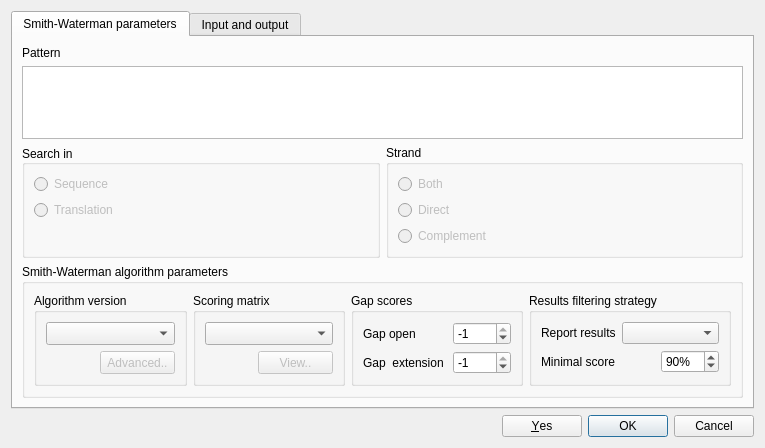
<?xml version="1.0" encoding="UTF-8"?>
<ui version="4.0">
 <class>SmithWatermanDialogBase</class>
 <widget class="QWidget" name="SmithWatermanDialogBase">
  <property name="geometry">
   <rect>
    <x>0</x>
    <y>0</y>
    <width>765</width>
    <height>448</height>
   </rect>
  </property>
  <property name="sizePolicy">
   <sizepolicy hsizetype="Maximum" vsizetype="Maximum">
    <horstretch>0</horstretch>
    <verstretch>0</verstretch>
   </sizepolicy>
  </property>
  <property name="minimumSize">
   <size>
    <width>0</width>
    <height>0</height>
   </size>
  </property>
  <property name="maximumSize">
   <size>
    <width>10000</width>
    <height>10000</height>
   </size>
  </property>
  <property name="windowTitle">
   <string>Smith-Waterman Search</string>
  </property>
  <layout class="QVBoxLayout" name="verticalLayout_3">
   <item>
    <widget class="QTabWidget" name="tabWidget">
     <property name="currentIndex">
      <number>0</number>
     </property>
     <widget class="QWidget" name="SW_params_tab">
      <attribute name="title">
       <string>Smith-Waterman parameters</string>
      </attribute>
      <layout class="QVBoxLayout" name="verticalLayout_6">
       <item>
        <widget class="QLabel" name="lblPattern">
         <property name="text">
          <string>Pattern</string>
         </property>
        </widget>
       </item>
       <item>
        <widget class="QTextEdit" name="teditPattern">
         <property name="sizePolicy">
          <sizepolicy hsizetype="Expanding" vsizetype="Expanding">
           <horstretch>0</horstretch>
           <verstretch>0</verstretch>
          </sizepolicy>
         </property>
         <property name="minimumSize">
          <size>
           <width>0</width>
           <height>0</height>
          </size>
         </property>
         <property name="maximumSize">
          <size>
           <width>100000</width>
           <height>100000</height>
          </size>
         </property>
         <property name="tabChangesFocus">
          <bool>true</bool>
         </property>
         <property name="tabStopWidth">
          <number>0</number>
         </property>
        </widget>
       </item>
       <item>
        <layout class="QHBoxLayout" name="horizontalLayout_4" stretch="1,1,1">
         <property name="sizeConstraint">
          <enum>QLayout::SetFixedSize</enum>
         </property>
         <item>
          <widget class="QGroupBox" name="gbTransl">
           <property name="sizePolicy">
            <sizepolicy hsizetype="Minimum" vsizetype="Fixed">
             <horstretch>0</horstretch>
             <verstretch>0</verstretch>
            </sizepolicy>
           </property>
           <property name="maximumSize">
            <size>
             <width>1000</width>
             <height>1000</height>
            </size>
           </property>
           <property name="title">
            <string>Search in</string>
           </property>
           <property name="alignment">
            <set>Qt::AlignLeading|Qt::AlignLeft|Qt::AlignVCenter</set>
           </property>
           <property name="checkable">
            <bool>false</bool>
           </property>
           <layout class="QVBoxLayout" name="verticalLayout_2">
            <item>
             <widget class="QRadioButton" name="radioSequence">
              <property name="enabled">
               <bool>false</bool>
              </property>
              <property name="text">
               <string>Sequence</string>
              </property>
              <property name="checkable">
               <bool>true</bool>
              </property>
              <property name="checked">
               <bool>false</bool>
              </property>
              <property name="autoExclusive">
               <bool>true</bool>
              </property>
             </widget>
            </item>
            <item>
             <widget class="QRadioButton" name="radioTranslation">
              <property name="enabled">
               <bool>false</bool>
              </property>
              <property name="text">
               <string>Translation</string>
              </property>
             </widget>
            </item>
            <item>
             <spacer name="verticalSpacer">
              <property name="orientation">
               <enum>Qt::Vertical</enum>
              </property>
              <property name="sizeHint" stdset="0">
               <size>
                <width>20</width>
                <height>2</height>
               </size>
              </property>
             </spacer>
            </item>
           </layout>
          </widget>
         </item>
         <item>
          <widget class="QGroupBox" name="gbDirect">
           <property name="sizePolicy">
            <sizepolicy hsizetype="Minimum" vsizetype="Fixed">
             <horstretch>0</horstretch>
             <verstretch>0</verstretch>
            </sizepolicy>
           </property>
           <property name="maximumSize">
            <size>
             <width>1000</width>
             <height>1000</height>
            </size>
           </property>
           <property name="title">
            <string>Strand</string>
           </property>
           <layout class="QVBoxLayout" name="verticalLayout">
            <item>
             <widget class="QRadioButton" name="radioBoth">
              <property name="enabled">
               <bool>false</bool>
              </property>
              <property name="text">
               <string>Both</string>
              </property>
             </widget>
            </item>
            <item>
             <widget class="QRadioButton" name="radioDirect">
              <property name="enabled">
               <bool>false</bool>
              </property>
              <property name="text">
               <string>Direct</string>
              </property>
             </widget>
            </item>
            <item>
             <widget class="QRadioButton" name="radioComplement">
              <property name="enabled">
               <bool>false</bool>
              </property>
              <property name="text">
               <string>Complement</string>
              </property>
             </widget>
            </item>
           </layout>
          </widget>
         </item>
         <item>
          <layout class="QHBoxLayout" name="rangeSelectorLayout">
           <property name="sizeConstraint">
            <enum>QLayout::SetMinimumSize</enum>
           </property>
          </layout>
         </item>
        </layout>
       </item>
       <item>
        <widget class="QGroupBox" name="gbAlgorithm">
         <property name="title">
          <string>Smith-Waterman algorithm parameters</string>
         </property>
         <layout class="QHBoxLayout" name="horizontalLayout">
          <item>
           <widget class="QGroupBox" name="gbRealization">
            <property name="title">
             <string>Algorithm version</string>
            </property>
            <layout class="QGridLayout" name="gridLayout_3">
             <item row="0" column="0" colspan="2">
              <widget class="QComboBox" name="comboRealization">
               <property name="sizePolicy">
                <sizepolicy hsizetype="Expanding" vsizetype="Fixed">
                 <horstretch>0</horstretch>
                 <verstretch>0</verstretch>
                </sizepolicy>
               </property>
               <property name="minimumSize">
                <size>
                 <width>120</width>
                 <height>0</height>
                </size>
               </property>
               <property name="maximumSize">
                <size>
                 <width>1000</width>
                 <height>1000</height>
                </size>
               </property>
              </widget>
             </item>
             <item row="1" column="0">
              <spacer name="horizontalSpacer">
               <property name="orientation">
                <enum>Qt::Horizontal</enum>
               </property>
               <property name="sizeHint" stdset="0">
                <size>
                 <width>48</width>
                 <height>20</height>
                </size>
               </property>
              </spacer>
             </item>
             <item row="1" column="1">
              <widget class="QPushButton" name="bttnAdvanced">
               <property name="enabled">
                <bool>false</bool>
               </property>
               <property name="maximumSize">
                <size>
                 <width>75</width>
                 <height>23</height>
                </size>
               </property>
               <property name="text">
                <string>Advanced..</string>
               </property>
              </widget>
             </item>
            </layout>
           </widget>
          </item>
          <item>
           <widget class="QGroupBox" name="gbSubstMatrix">
            <property name="maximumSize">
             <size>
              <width>1000</width>
              <height>1000</height>
             </size>
            </property>
            <property name="title">
             <string>Scoring matrix</string>
            </property>
            <layout class="QGridLayout" name="gridLayout_4">
             <item row="0" column="0" colspan="2">
              <widget class="QComboBox" name="comboMatrix">
               <property name="sizePolicy">
                <sizepolicy hsizetype="Expanding" vsizetype="Fixed">
                 <horstretch>0</horstretch>
                 <verstretch>0</verstretch>
                </sizepolicy>
               </property>
               <property name="minimumSize">
                <size>
                 <width>120</width>
                 <height>0</height>
                </size>
               </property>
               <property name="maximumSize">
                <size>
                 <width>1000</width>
                 <height>1000</height>
                </size>
               </property>
              </widget>
             </item>
             <item row="1" column="0">
              <spacer name="horizontalSpacer_6">
               <property name="orientation">
                <enum>Qt::Horizontal</enum>
               </property>
               <property name="sizeHint" stdset="0">
                <size>
                 <width>47</width>
                 <height>20</height>
                </size>
               </property>
              </spacer>
             </item>
             <item row="1" column="1">
              <widget class="QPushButton" name="bttnViewMatrix">
               <property name="enabled">
                <bool>false</bool>
               </property>
               <property name="maximumSize">
                <size>
                 <width>75</width>
                 <height>23</height>
                </size>
               </property>
               <property name="text">
                <string>View..</string>
               </property>
               <property name="flat">
                <bool>false</bool>
               </property>
              </widget>
             </item>
            </layout>
           </widget>
          </item>
          <item>
           <widget class="QGroupBox" name="gbGapModel">
            <property name="title">
             <string>Gap scores</string>
            </property>
            <layout class="QGridLayout" name="gridLayout">
             <item row="0" column="0">
              <widget class="QLabel" name="lblGapOpen">
               <property name="text">
                <string>Gap open</string>
               </property>
              </widget>
             </item>
             <item row="1" column="0">
              <widget class="QLabel" name="lblGapExtd">
               <property name="text">
                <string>Gap  extension </string>
               </property>
              </widget>
             </item>
             <item row="0" column="1">
              <widget class="QSpinBox" name="spinGapOpen">
               <property name="minimum">
                <number>-4096</number>
               </property>
               <property name="maximum">
                <number>-1</number>
               </property>
               <property name="value">
                <number>-1</number>
               </property>
              </widget>
             </item>
             <item row="1" column="1">
              <widget class="QSpinBox" name="spinGapExtd">
               <property name="minimum">
                <number>-4096</number>
               </property>
               <property name="maximum">
                <number>-1</number>
               </property>
              </widget>
             </item>
            </layout>
           </widget>
          </item>
          <item>
           <widget class="QGroupBox" name="gbResultFilter">
            <property name="title">
             <string>Results filtering strategy</string>
            </property>
            <layout class="QGridLayout" name="gridLayout_2">
             <item row="1" column="0">
              <layout class="QHBoxLayout" name="horizontalLayout_2">
               <item>
                <widget class="QLabel" name="lblScorePercent">
                 <property name="text">
                  <string>Minimal score</string>
                 </property>
                </widget>
               </item>
               <item>
                <spacer name="horizontalSpacer_4">
                 <property name="orientation">
                  <enum>Qt::Horizontal</enum>
                 </property>
                 <property name="sizeHint" stdset="0">
                  <size>
                   <width>40</width>
                   <height>20</height>
                  </size>
                 </property>
                </spacer>
               </item>
               <item>
                <widget class="QSpinBox" name="spinScorePercent">
                 <property name="sizePolicy">
                  <sizepolicy hsizetype="Expanding" vsizetype="Fixed">
                   <horstretch>0</horstretch>
                   <verstretch>0</verstretch>
                  </sizepolicy>
                 </property>
                 <property name="suffix">
                  <string>%</string>
                 </property>
                 <property name="minimum">
                  <number>1</number>
                 </property>
                 <property name="maximum">
                  <number>100</number>
                 </property>
                 <property name="value">
                  <number>90</number>
                 </property>
                </widget>
               </item>
              </layout>
             </item>
             <item row="0" column="0">
              <layout class="QHBoxLayout" name="horizontalLayout_3">
               <item>
                <widget class="QLabel" name="lblReportResultStrategy">
                 <property name="text">
                  <string>Report results</string>
                 </property>
                </widget>
               </item>
               <item>
                <widget class="QComboBox" name="comboResultFilter">
                 <property name="sizePolicy">
                  <sizepolicy hsizetype="Expanding" vsizetype="Fixed">
                   <horstretch>0</horstretch>
                   <verstretch>0</verstretch>
                  </sizepolicy>
                 </property>
                </widget>
               </item>
              </layout>
             </item>
            </layout>
           </widget>
          </item>
         </layout>
        </widget>
       </item>
      </layout>
     </widget>
     <widget class="QWidget" name="Input_output_tab">
      <attribute name="title">
       <string>Input and output</string>
      </attribute>
      <layout class="QVBoxLayout" name="verticalLayout_7">
       <item>
        <layout class="QHBoxLayout" name="saveResultVariantsLayout">
         <property name="sizeConstraint">
          <enum>QLayout::SetDefaultConstraint</enum>
         </property>
         <property name="bottomMargin">
          <number>0</number>
         </property>
         <item>
          <widget class="QLabel" name="saveResultAsLabel">
           <property name="sizePolicy">
            <sizepolicy hsizetype="Preferred" vsizetype="Preferred">
             <horstretch>0</horstretch>
             <verstretch>0</verstretch>
            </sizepolicy>
           </property>
           <property name="minimumSize">
            <size>
             <width>117</width>
             <height>0</height>
            </size>
           </property>
           <property name="maximumSize">
            <size>
             <width>80</width>
             <height>16777215</height>
            </size>
           </property>
           <property name="text">
            <string>Save results as</string>
           </property>
           <property name="buddy">
            <cstring>resultViewVariants</cstring>
           </property>
          </widget>
         </item>
         <item>
          <widget class="QComboBox" name="resultViewVariants">
           <property name="insertPolicy">
            <enum>QComboBox::InsertAtTop</enum>
           </property>
          </widget>
         </item>
        </layout>
       </item>
       <item>
        <layout class="QVBoxLayout" name="verticalLayout_4">
         <item>
          <widget class="QWidget" name="annotationsWidget" native="true">
           <property name="sizePolicy">
            <sizepolicy hsizetype="Expanding" vsizetype="Maximum">
             <horstretch>0</horstretch>
             <verstretch>0</verstretch>
            </sizepolicy>
           </property>
           <property name="minimumSize">
            <size>
             <width>0</width>
             <height>0</height>
            </size>
           </property>
          </widget>
         </item>
         <item>
          <widget class="QGroupBox" name="alignmentParams">
           <property name="sizePolicy">
            <sizepolicy hsizetype="Expanding" vsizetype="Minimum">
             <horstretch>0</horstretch>
             <verstretch>0</verstretch>
            </sizepolicy>
           </property>
           <property name="minimumSize">
            <size>
             <width>0</width>
             <height>290</height>
            </size>
           </property>
           <property name="title">
            <string>Aligner options</string>
           </property>
           <layout class="QGridLayout" name="gridLayout_6">
            <item row="0" column="0">
             <layout class="QGridLayout" name="gridLayout_5">
              <property name="rightMargin">
               <number>5</number>
              </property>
              <item row="0" column="0">
               <widget class="QLabel" name="alignFilePathLabel">
                <property name="sizePolicy">
                 <sizepolicy hsizetype="Maximum" vsizetype="Preferred">
                  <horstretch>0</horstretch>
                  <verstretch>0</verstretch>
                 </sizepolicy>
                </property>
                <property name="text">
                 <string>Alignment files directory path</string>
                </property>
               </widget>
              </item>
              <item row="0" column="1">
               <widget class="QLineEdit" name="alignmentFilesPath">
                <property name="sizePolicy">
                 <sizepolicy hsizetype="Expanding" vsizetype="Fixed">
                  <horstretch>0</horstretch>
                  <verstretch>0</verstretch>
                 </sizepolicy>
                </property>
                <property name="focusPolicy">
                 <enum>Qt::StrongFocus</enum>
                </property>
               </widget>
              </item>
              <item row="0" column="2">
               <widget class="QPushButton" name="browseResultDirBtn">
                <property name="sizePolicy">
                 <sizepolicy hsizetype="Fixed" vsizetype="Fixed">
                  <horstretch>0</horstretch>
                  <verstretch>0</verstretch>
                 </sizepolicy>
                </property>
                <property name="maximumSize">
                 <size>
                  <width>30</width>
                  <height>16777215</height>
                 </size>
                </property>
                <property name="focusPolicy">
                 <enum>Qt::StrongFocus</enum>
                </property>
                <property name="text">
                 <string>...</string>
                </property>
               </widget>
              </item>
              <item row="1" column="0" colspan="3">
               <widget class="QGroupBox" name="advOptions">
                <property name="focusPolicy">
                 <enum>Qt::StrongFocus</enum>
                </property>
                <property name="title">
                 <string>Set advanced options</string>
                </property>
                <property name="checkable">
                 <bool>true</bool>
                </property>
                <property name="checked">
                 <bool>false</bool>
                </property>
                <layout class="QGridLayout" name="gridLayout_7">
                 <item row="0" column="0">
                  <widget class="QLabel" name="mObjectsNamesTmplLabel">
                   <property name="sizePolicy">
                    <sizepolicy hsizetype="Maximum" vsizetype="Preferred">
                     <horstretch>0</horstretch>
                     <verstretch>0</verstretch>
                    </sizepolicy>
                   </property>
                   <property name="text">
                    <string>Template for alignment files names</string>
                   </property>
                  </widget>
                 </item>
                 <item row="2" column="0">
                  <widget class="QLabel" name="refSubseqNameTmplLabel">
                   <property name="sizePolicy">
                    <sizepolicy hsizetype="Maximum" vsizetype="Preferred">
                     <horstretch>0</horstretch>
                     <verstretch>0</verstretch>
                    </sizepolicy>
                   </property>
                   <property name="text">
                    <string>Template for reference subsequences names</string>
                   </property>
                  </widget>
                 </item>
                 <item row="3" column="1" colspan="2">
                  <widget class="QLineEdit" name="patternSubseqNameTmpl">
                   <property name="sizePolicy">
                    <sizepolicy hsizetype="Minimum" vsizetype="Fixed">
                     <horstretch>0</horstretch>
                     <verstretch>0</verstretch>
                    </sizepolicy>
                   </property>
                   <property name="focusPolicy">
                    <enum>Qt::StrongFocus</enum>
                   </property>
                  </widget>
                 </item>
                 <item row="2" column="1" colspan="2">
                  <widget class="QLineEdit" name="refSubseqNameTmpl">
                   <property name="sizePolicy">
                    <sizepolicy hsizetype="Minimum" vsizetype="Fixed">
                     <horstretch>0</horstretch>
                     <verstretch>0</verstretch>
                    </sizepolicy>
                   </property>
                   <property name="focusPolicy">
                    <enum>Qt::StrongFocus</enum>
                   </property>
                  </widget>
                 </item>
                 <item row="3" column="0">
                  <widget class="QLabel" name="patternNameTmplLabel">
                   <property name="sizePolicy">
                    <sizepolicy hsizetype="Maximum" vsizetype="Preferred">
                     <horstretch>0</horstretch>
                     <verstretch>0</verstretch>
                    </sizepolicy>
                   </property>
                   <property name="text">
                    <string>Template for pattern subsequences names</string>
                   </property>
                  </widget>
                 </item>
                 <item row="0" column="1" colspan="2">
                  <widget class="QLineEdit" name="mObjectNameTmpl">
                   <property name="sizePolicy">
                    <sizepolicy hsizetype="Expanding" vsizetype="Fixed">
                     <horstretch>0</horstretch>
                     <verstretch>0</verstretch>
                    </sizepolicy>
                   </property>
                   <property name="focusPolicy">
                    <enum>Qt::StrongFocus</enum>
                   </property>
                  </widget>
                 </item>
                 <item row="5" column="0" colspan="3">
                  <layout class="QGridLayout" name="tmplButtonsLayout">
                   <property name="leftMargin">
                    <number>0</number>
                   </property>
                   <property name="topMargin">
                    <number>0</number>
                   </property>
                   <property name="rightMargin">
                    <number>0</number>
                   </property>
                   <property name="bottomMargin">
                    <number>0</number>
                   </property>
                   <property name="spacing">
                    <number>3</number>
                   </property>
                  </layout>
                 </item>
                 <item row="4" column="0">
                  <widget class="QLabel" name="patternSequenceNameLbl">
                   <property name="text">
                    <string>Pattern sequence name</string>
                   </property>
                  </widget>
                 </item>
                 <item row="4" column="1" colspan="2">
                  <widget class="QLineEdit" name="patternSequenceName"/>
                 </item>
                </layout>
               </widget>
              </item>
             </layout>
            </item>
           </layout>
          </widget>
         </item>
        </layout>
       </item>
       <item>
        <spacer name="verticalSpacer_2">
         <property name="orientation">
          <enum>Qt::Vertical</enum>
         </property>
         <property name="sizeHint" stdset="0">
          <size>
           <width>20</width>
           <height>40</height>
          </size>
         </property>
        </spacer>
       </item>
      </layout>
     </widget>
    </widget>
   </item>
   <item>
    <widget class="QDialogButtonBox" name="buttonBox">
     <property name="standardButtons">
      <set>QDialogButtonBox::Cancel|QDialogButtonBox::Ok|QDialogButtonBox::Yes</set>
     </property>
    </widget>
   </item>
  </layout>
 </widget>
 <tabstops>
  <tabstop>tabWidget</tabstop>
  <tabstop>teditPattern</tabstop>
  <tabstop>radioSequence</tabstop>
  <tabstop>radioTranslation</tabstop>
  <tabstop>radioBoth</tabstop>
  <tabstop>radioDirect</tabstop>
  <tabstop>radioComplement</tabstop>
  <tabstop>comboRealization</tabstop>
  <tabstop>bttnAdvanced</tabstop>
  <tabstop>comboMatrix</tabstop>
  <tabstop>bttnViewMatrix</tabstop>
  <tabstop>spinGapOpen</tabstop>
  <tabstop>spinGapExtd</tabstop>
  <tabstop>comboResultFilter</tabstop>
  <tabstop>spinScorePercent</tabstop>
  <tabstop>resultViewVariants</tabstop>
  <tabstop>alignmentFilesPath</tabstop>
  <tabstop>alignmentFilesPath</tabstop>
  <tabstop>browseResultDirBtn</tabstop>
  <tabstop>advOptions</tabstop>
  <tabstop>mObjectNameTmpl</tabstop>
  <tabstop>refSubseqNameTmpl</tabstop>
  <tabstop>patternSubseqNameTmpl</tabstop>
  <tabstop>patternSequenceName</tabstop>
 </tabstops>
 <resources/>
 <connections>
  <connection>
   <sender>buttonBox</sender>
   <signal>rejected()</signal>
   <receiver>SmithWatermanDialogBase</receiver>
   <slot>close()</slot>
   <hints>
    <hint type="sourcelabel">
     <x>382</x>
     <y>405</y>
    </hint>
    <hint type="destinationlabel">
     <x>382</x>
     <y>212</y>
    </hint>
   </hints>
  </connection>
 </connections>
</ui>
